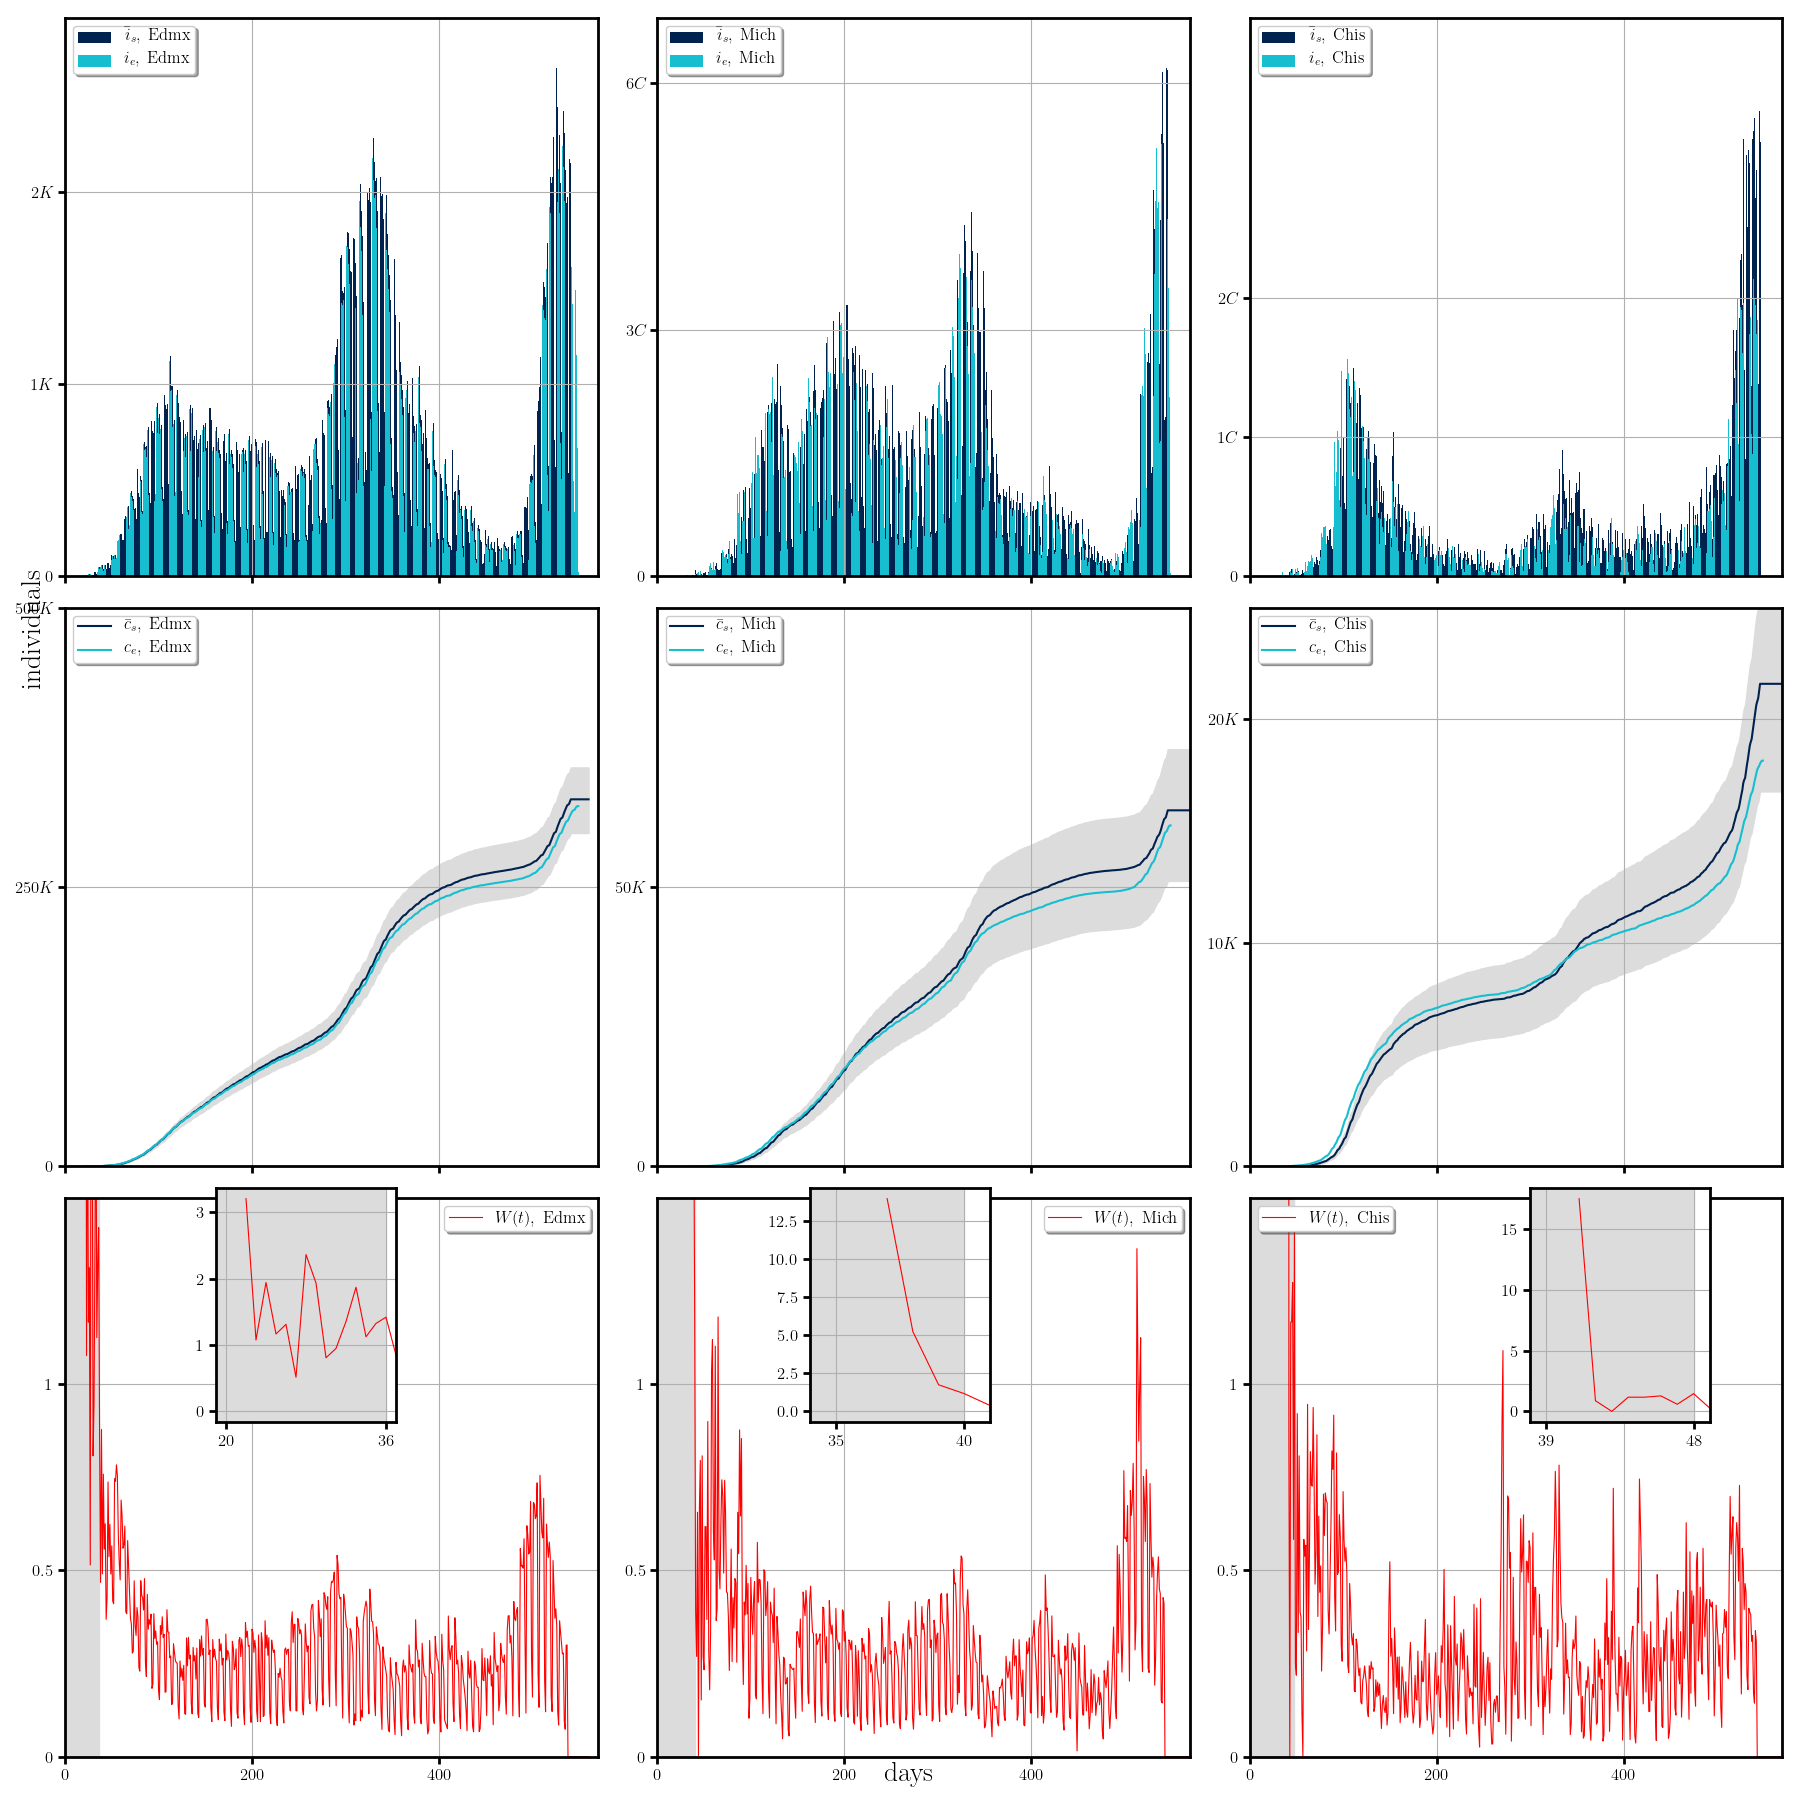

Source code (Python):
import numpy as np
import matplotlib.pyplot as plt
import pylab
from matplotlib import rc
import matplotlib.colors as mcolors
import matplotlib.cm as cm

cdmx=np.loadtxt('datas20_08_21/cdmx.dat')
jal=np.loadtxt('datas20_08_21/jal.dat')
nl=np.loadtxt('datas20_08_21/nl.dat')

edmx = np.loadtxt('datas20_08_21/edmx.dat')
mich = np.loadtxt('datas20_08_21/mich.dat')
chis = np.loadtxt('datas20_08_21/chis.dat')

camp = np.loadtxt('datas20_08_21/camp.dat')
nay = np.loadtxt('datas20_08_21/nay.dat')
oax = np.loadtxt('datas20_08_21/oax.dat')



cdmxp1=np.loadtxt('datas/cdmx/fort.15') # av incidence cumm max and min
cdmxp2=np.loadtxt('datas/cdmx/fort.16') # R(t)
cdmxp3=np.loadtxt('datas/cdmx/fort.105') #quartils

jalp1=np.loadtxt('datas/jal/fort.15')
jalp2=np.loadtxt('datas/jal/fort.16')
jalp3=np.loadtxt('datas/jal/fort.105')

nlp1=np.loadtxt('datas/nl/fort.15')
nlp2=np.loadtxt('datas/nl/fort.16')
nlp3=np.loadtxt('datas/nl/fort.105')

edmxp1=np.loadtxt('datas/edmx/fort.15') # av incidence cumm max and min
edmxp2=np.loadtxt('datas/edmx/fort.16') # R(t)
edmxp3=np.loadtxt('datas/edmx/fort.105') #quartils

michp1=np.loadtxt('datas/mich/fort.15')
michp2=np.loadtxt('datas/mich/fort.16')
michp3=np.loadtxt('datas/mich/fort.105')

chisp1=np.loadtxt('datas/chis/fort.15')
chisp2=np.loadtxt('datas/chis/fort.16')
chisp3=np.loadtxt('datas/chis/fort.105')


campp1=np.loadtxt('datas/camp/fort.15') # av incidence cumm max and min
campp2=np.loadtxt('datas/camp/fort.16') # R(t)
campp3=np.loadtxt('datas/camp/fort.105') #quartils

nayp1=np.loadtxt('datas/nay/fort.15')
nayp2=np.loadtxt('datas/nay/fort.16')
nayp3=np.loadtxt('datas/nay/fort.105')

oaxp1=np.loadtxt('datas/oax/fort.15')
oaxp2=np.loadtxt('datas/oax/fort.16')
oaxp3=np.loadtxt('datas/oax/fort.105')



shcdmx=18
cdmxtot=len(cdmx[:,0])
cdmxtotp=len(cdmxp1[:,0])
cdmxcum = np.zeros(shape=(cdmxtot,1))
cdmxcump = np.zeros(shape=(cdmxtotp,1))
cdmxcum[0] = cdmx[0,1]
cdmxcump[0] = cdmxp1[0,1]
for j in range(0,cdmxtot-1):
    cdmxcum[j+1] += cdmxcum[j] + cdmx[j+1,1]
for j in range(0,cdmxtotp-1):
    cdmxcump[j+1] += cdmxcump[j] + cdmxp1[j+1,1]


shjal=25
jaltot=len(jal[:,0])
jaltotp=len(jalp1[:,0])
jalcum = np.zeros(shape=(jaltot,1))
jalcump = np.zeros(shape=(jaltotp,1))
jalcum[0] = jal[0,1]
jalcump[0] = jalp1[0,1]
for j in range(0,jaltot-1):
    jalcum[j+1] += jalcum[j] + jal[j+1,1]
for j in range(0,jaltotp-1):
    jalcump[j+1] += jalcump[j] + jalp1[j+1,1]

shnl=22
nltot=len(nl[:,0])
nltotp=len(nlp1[:,0])
nlcum = np.zeros(shape=(nltot,1))
nlcump = np.zeros(shape=(nltotp,1))
nlcum[0] = nl[0,1]
nlcump[0] = nlp1[0,1]
for j in range(0,nltot-1):
    nlcum[j+1] += nlcum[j] + nl[j+1,1]
for j in range(0,nltotp-1):
    nlcump[j+1] += nlcump[j] + nlp1[j+1,1]


shedmx=20
edmxtot=len(edmx[:,0])
edmxtotp=len(edmxp1[:,0])
edmxcum = np.zeros(shape=(edmxtot,1))
edmxcump = np.zeros(shape=(edmxtotp,1))
edmxcum[0] = edmx[0,1]
edmxcump[0] = edmxp1[0,1]
for j in range(0,edmxtot-1):
    edmxcum[j+1] += edmxcum[j] + edmx[j+1,1]
for j in range(0,edmxtotp-1):
    edmxcump[j+1] += edmxcump[j] + edmxp1[j+1,1]

shmich=35
michtot=len(mich[:,0])
michtotp=len(michp1[:,0])
michcum = np.zeros(shape=(michtot,1))
michcump = np.zeros(shape=(michtotp,1))
michcum[0] = mich[0,1]
michcump[0] = michp1[0,1]
for j in range(0,michtot-1):
    michcum[j+1] += michcum[j] + mich[j+1,1]
for j in range(0,michtotp-1):
    michcump[j+1] += michcump[j] + michp1[j+1,1]

shchis=39
chistot=len(chis[:,0])
chistotp=len(chisp1[:,0])
chiscum = np.zeros(shape=(chistot,1))
chiscump = np.zeros(shape=(chistotp,1))
chiscum[0] = chis[0,1]
chiscump[0] = chisp1[0,1]
for j in range(0,chistot-1):
    chiscum[j+1] += chiscum[j] + chis[j+1,1]
for j in range(0,chistotp-1):
    chiscump[j+1] += chiscump[j] + chisp1[j+1,1]


shcamp=48
camptot=len(camp[:,0])
camptotp=len(campp1[:,0])
campcum = np.zeros(shape=(camptot,1))
campcump = np.zeros(shape=(camptotp,1))
campcum[0] = camp[0,1]
campcump[0] = campp1[0,1]
for j in range(0,camptot-1):
    campcum[j+1] += campcum[j] + camp[j+1,1]
for j in range(0,camptotp-1):
    campcump[j+1] += campcump[j] + campp1[j+1,1]

shnay=46
naytot=len(nay[:,0])
naytotp=len(nayp1[:,0])
naycum = np.zeros(shape=(naytot,1))
naycump = np.zeros(shape=(naytotp,1))
naycum[0] = nay[0,1]
naycump[0] = nayp1[0,1]
for j in range(0,naytot-1):
    naycum[j+1] += naycum[j] + nay[j+1,1]
for j in range(0,naytotp-1):
    naycump[j+1] += naycump[j] + nayp1[j+1,1]

shoax=35
oaxtot=len(oax[:,0])
oaxtotp=len(oaxp1[:,0])
oaxcum = np.zeros(shape=(oaxtot,1))
oaxcump = np.zeros(shape=(oaxtotp,1))
oaxcum[0] = oax[0,1]
oaxcump[0] = oaxp1[0,1]
for j in range(0,oaxtot-1):
    oaxcum[j+1] += oaxcum[j] + oax[j+1,1]
for j in range(0,oaxtotp-1):
    oaxcump[j+1] += oaxcump[j] + oaxp1[j+1,1]


#Fourier transform shift
swcdmx=14
swjal=6
swnl=6 #7
swedmx=16 #17
swmich=5
swchis=9 #10
swcamp=0
swnay=0
swoax=10


plt.rcParams['axes.linewidth'] = 2.0
plt.rcParams['xtick.major.width'] = 2.0
plt.rcParams['ytick.major.width'] = 2.0
plt.rcParams['xtick.major.size'] = 5
plt.rcParams['ytick.major.size'] = 5
rc('font', **{'family': 'sans-serif', 'serif': ['Computer Modern']})
rc('text', usetex=True)

# Choose a colormap
colormap2 = cm.cividis
mus2 = [1,2,3,4,5,6,7,8,9,10]
colorparams2 = mus2
normalize2 = mcolors.Normalize(vmin=np.min(colorparams2), vmax=np.max(colorparams2))

colormap = cm.viridis
mus = [1,2,3,4]
colorparams = mus
normalize = mcolors.Normalize(vmin=np.min(colorparams), vmax=np.max(colorparams))

colormap3 = cm.tab10
mus3 = [1,2,3,4,5,6,7,8,9,10]
colorparams3 = mus3
normalize3 = mcolors.Normalize(vmin=np.min(colorparams3), vmax=np.max(colorparams3))

x=[0,200,400]

fig, ((ax1,ax2,ax3),(ax4,ax5,ax6),(ax7,ax8,ax9)) = plt.subplots(nrows=3, ncols=3, sharex=False, sharey=False, figsize=(18, 18))
fig.text(0.505, 0.01, r'$\mathrm{days}$', ha='center',fontsize=(20))
fig.text(0.01, 0.65, r'$\mathrm{individuals}$', va='center', rotation='vertical',fontsize=(20))
plt.subplots_adjust(left=0.1, right=0.95,top=0.95, bottom=0.13)
#

ax1.bar(edmxp1[:,0]+shedmx,edmxp1[:,1],color = colormap2(normalize2(1)),label=r'$\bar{i}_s,\; \mathrm{Edmx}$', width=1)
ax1.bar(edmx[:,0],edmx[:,1],color = colormap3(normalize3(10)),label=r'$i_e,\; \mathrm{Edmx}$', width=0.6)
ax1.legend(borderpad=0.25, shadow = True, loc='upper left', ncol=1,fontsize=(12))
ax1.tick_params(labelsize='12',labeltop=False, labelright=False, labelbottom=False)
ax1.set_ylim(top = max(edmxp1[:,1]) + max(edmxp1[:,1])/10 , bottom = 0)
ax1.set_xlim(right = 570 , left = 0)
ax1.set_xticks(x)
ax1.set_yticklabels([r'$0$',r'$1K$',r'$2K$'])
ax1.set_yticks([0,1000,2000])
ax1.grid(True)


ax2.bar(michp1[:,0]+shmich,michp1[:,1],color = colormap2(normalize2(1)),label=r'$\bar{i}_s,\; \mathrm{Mich}$', width=1)
ax2.bar(mich[:,0],mich[:,1],color = colormap3(normalize3(10)),label=r'$i_e,\; \mathrm{Mich}$', width=0.6)
ax2.tick_params(labelsize='12',labeltop=False, labelright=False, labelbottom=False)
ax2.legend(borderpad=0.25, shadow = True, loc='upper left', ncol=1,fontsize=(12))
ax2.set_ylim(top = max(michp1[:,1]) + max(michp1[:,1])/10 , bottom = 0)
ax2.set_xlim(right = 570 , left = 0)
ax2.set_xticks(x)
ax2.set_yticklabels([r'$0$',r'$3C$',r'$6C$'])
ax2.set_yticks([0,300,600])
ax2.grid(True)



ax3.bar(chisp1[:,0]+shchis,chisp1[:,1],color = colormap2(normalize2(1)),label=r'$\bar{i}_s,\; \mathrm{Chis}$', width=1)
ax3.bar(chis[:,0],chis[:,1],color = colormap3(normalize3(10)),label=r'$i_e,\; \mathrm{Chis}$', width=0.6)
ax3.tick_params(labelsize='12',labeltop=False, labelright=False, labelbottom=False)
ax3.legend(borderpad=0.25, shadow = True, loc='upper left', ncol=1,fontsize=(12))
ax3.set_ylim(top = max(chisp1[:,1]) + max(chisp1[:,1])/5 , bottom = 0)
ax3.set_xlim(right = 570 , left = 0)
ax3.set_xticks(x)
ax3.set_yticklabels([r'$0$',r'$1C$',r'$2C$'])
ax3.set_yticks([0,100,200])
ax3.grid(True)

############################################################################

ax4.fill_between(edmxp3[:,0]+shedmx, edmxp3[:,1],edmxp3[:,2],color='gainsboro')
ax4.plot(edmxp1[:,0]+shedmx, edmxcump[:,0],color = colormap2(normalize2(1)),label=r'$\bar{c}_s,\; \mathrm{Edmx}$', linewidth=1.5)
ax4.plot(edmx[:,0],edmxcum[:,0],color =colormap3(normalize3(10)),label=r'$c_e,\; \mathrm{Edmx}$', linewidth=1.5)
ax4.tick_params(labelsize='12',labeltop=False, labelright=False, labelbottom=False)
ax4.set_xlim(right = 570 , left = 0)
ax4.set_xticks(x)
ax4.set_ylim(top = 500000, bottom = 0)
ax4.set_yticklabels([r'$0$',r'$250K$',r'$500K$'])
ax4.set_yticks([0,250000,500000])
ax4.legend(borderpad=0.25, shadow = True, loc='upper left', ncol=1,fontsize=(12))
ax4.grid(True)

#
ax5.fill_between(michp3[:,0]+shmich, michp3[:,1],michp3[:,2],color='gainsboro', alpha=1)
ax5.plot(michp1[:,0]+shmich,michcump[:,0],color = colormap2(normalize2(1)),label=r'$\bar{c}_s,\; \mathrm{Mich}$', linewidth=1.5)
ax5.plot(mich[:,0],michcum[:,0],color =colormap3(normalize3(10)),label=r'$c_e,\; \mathrm{Mich}$', linewidth=1.5)
ax5.tick_params(labelsize='12',labeltop=False, labelright=False, labelbottom=False)
ax5.set_xlim(right = 570 , left = 0)
ax5.set_xticks(x)
ax5.set_ylim(top = 100000, bottom = 0)
ax5.set_yticklabels([r'$0$',r'$50K$'])
ax5.set_yticks([0,50000])
ax5.legend(borderpad=0.25, shadow = True, loc='upper left', ncol=1,fontsize=(12))
ax5.grid(True)

#
ax6.fill_between(chisp3[:,0]+shchis, chisp3[:,1],chisp3[:,2],color='gainsboro')
ax6.plot(chisp1[:,0]+shchis,chiscump[:,0],color = colormap2(normalize2(1)),label=r'$\bar{c}_s,\; \mathrm{Chis}$', linewidth=1.5)
ax6.plot(chis[:,0],chiscum[:,0],color =colormap3(normalize3(10)),label=r'$c_e,\; \mathrm{Chis}$', linewidth=1.5)
ax6.tick_params(labelsize='12',labeltop=False, labelright=False, labelbottom=False)
ax6.set_xlim(right = 570 , left = 0)
ax6.set_xticks(x)
ax6.set_ylim(top = 25000, bottom = 0)
ax6.set_yticklabels([r'$0$',r'$10K$',r'$20K$'])
ax6.set_yticks([0,10000,20000])
ax6.legend(borderpad=0.25, shadow = True, loc='upper left', ncol=1,fontsize=(12))
ax6.grid(True)


############################################################################


ax7.plot(edmxp2[:,0]+shedmx,edmxp2[:,1],color = 'r', label=r'$W(t),\; \mathrm{Edmx}$',linewidth=0.8)
ax7.axvspan(0,shedmx + swedmx,color='gainsboro')
ax7.tick_params(labelsize='12',labeltop=False, labelright=False, labelbottom=True)
ax7.legend(borderpad=0.25, shadow = True, loc='upper right', ncol=1,fontsize=(12))
ax7.set_yticklabels([r'$0$',r'$0.5$',r'$1$'])
ax7.set_ylim(bottom = 0 , top = 1.5)
ax7.set_yticks([0,0.5,1])
ax7.set_xlim(right = 570 , left = 0)
ax7.set_xticks(x)
ax7.grid(True)
left, bottom, width, height = [0.12, 0.21, 0.1, 0.13]
ax7s = fig.add_axes([left, bottom, width, height])
ax7s.plot(edmxp2[:,0]+shedmx,edmxp2[:,1],color = 'r', label=r'$W(t),\; \mathrm{EDMX}$',linewidth=0.8)
ax7s.set_xlim(right = shedmx + swedmx + 1, left = shedmx-1)
ax7s.set_xticks([shedmx,shedmx + swedmx])
ax7s.axvspan(0,shedmx + swedmx,color='gainsboro')
ax7s.tick_params(labelsize='12',labeltop=False, labelright=False, labelbottom=True)
ax7s.grid(True)

#
ax8.plot(michp2[:,0]+shmich,michp2[:,1],color = 'r', label=r'$W(t),\; \mathrm{Mich}$', linewidth=0.8)
ax8.axvspan(0,shmich + swmich,color='gainsboro')
ax8.tick_params(labelsize='12',labeltop=False, labelright=False, labelbottom=True)
ax8.legend(borderpad=0.25, shadow = True, loc='upper right', ncol=1,fontsize=(12))
ax8.set_yticklabels([r'$0$',r'$0.5$',r'$1$'])
ax8.set_ylim(bottom = 0 , top = 1.5)
ax8.set_yticks([0,0.5,1])
ax8.set_xlim(right = 570 , left = 0)
ax8.set_xticks(x)
ax8.grid(True)
left, bottom, width, height = [0.45, 0.21, 0.1, 0.13]
ax8s = fig.add_axes([left, bottom, width, height])
ax8s.plot(michp2[:,0]+shmich,michp2[:,1],color = 'r', label=r'$W(t),\; \mathrm{Mich}$', linewidth=0.8)
ax8s.set_xlim(right = shmich + swmich +1, left = shmich-1)
ax8s.set_xticks([shmich,shmich + swmich])
ax8s.axvspan(0,shmich + swmich,color='gainsboro')
ax8s.tick_params(labelsize='12',labeltop=False, labelright=False, labelbottom=True)
ax8s.grid(True)


#####################
#
ax9.plot(chisp2[:,0]+shchis,chisp2[:,1],color = 'r', label=r'$W(t),\; \mathrm{Chis}$', linewidth=0.8)
ax9.axvspan(0,shchis + swchis,color='gainsboro')
ax9.tick_params(labelsize='12',labeltop=False, labelright=False, labelbottom=True)
ax9.legend(borderpad=0.25, shadow = True, loc='upper left', ncol=1,fontsize=(12))
ax9.set_yticklabels([r'$0$',r'$0.5$',r'$1$'])
ax9.set_ylim(bottom = 0 , top = 1.5)
ax9.set_yticks([0,0.5,1])
ax9.set_xlim(right = 570 , left = 0)
ax9.set_xticks(x)
ax9.grid(True)
left, bottom, width, height = [0.85, 0.21, 0.1, 0.13]
ax9s = fig.add_axes([left, bottom, width, height])
ax9s.plot(chisp2[:,0]+shchis,chisp2[:,1],color = 'r', label=r'$W(t),\; \mathrm{Chis}$', linewidth=0.8)
ax9s.set_xlim(right = shchis + swchis+1 , left = shchis-1)
ax9s.set_xticks([shchis,shchis + swchis])
ax9s.axvspan(0,shchis + swchis,color='gainsboro')
ax9s.tick_params(labelsize='12',labeltop=False, labelright=False, labelbottom=True)
ax9s.grid(True)


plt.tight_layout()
figure_name = 'fig4b.png'	# name of the figure to be saved
plt.savefig(figure_name)

plt.show()
